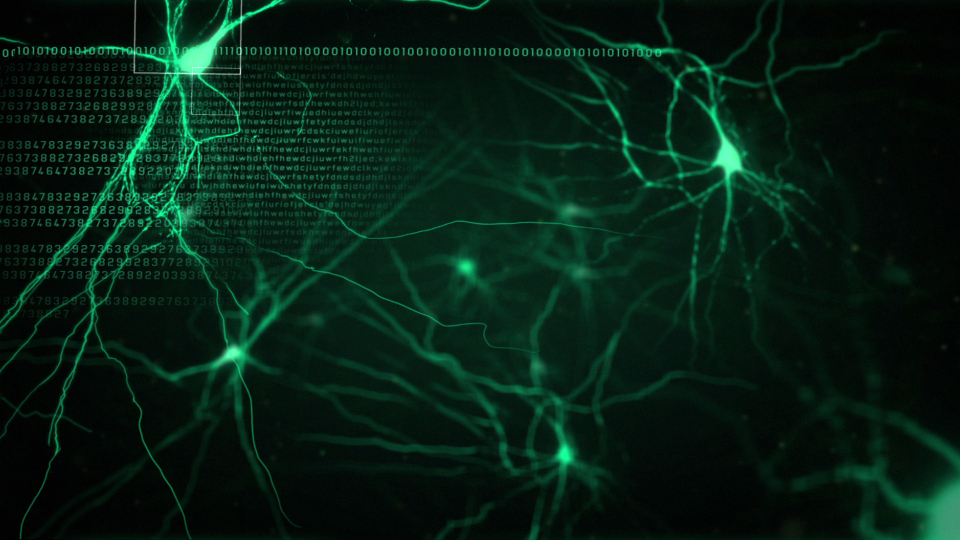
//> input picture work/opencv/hrqr/HK.jpg, 1920 x 1080 px (shown at 1/2 size)
$ ./feature HK.jpg show.png   (built with g++ and OpenCV 4)
//> lines starting //> are read from the running program, lines starting //| are printed output that depends on the picture
#include <iostream>
#include "opencv2/core.hpp"
#include "opencv2/features2d.hpp"
#include "opencv2/imgcodecs.hpp"
#include "opencv2/highgui.hpp"
#include "opencv2/xfeatures2d.hpp"

using namespace std;
using namespace cv;
using namespace cv::xfeatures2d;

void readme();

/*
 * @function main
 * @brief Main function
 */

int main( int argc, char** argv )
{

    if( argc != 3 )
    {
        readme(); return -1;
    }
    Mat img_1 = imread( argv[1], IMREAD_GRAYSCALE );
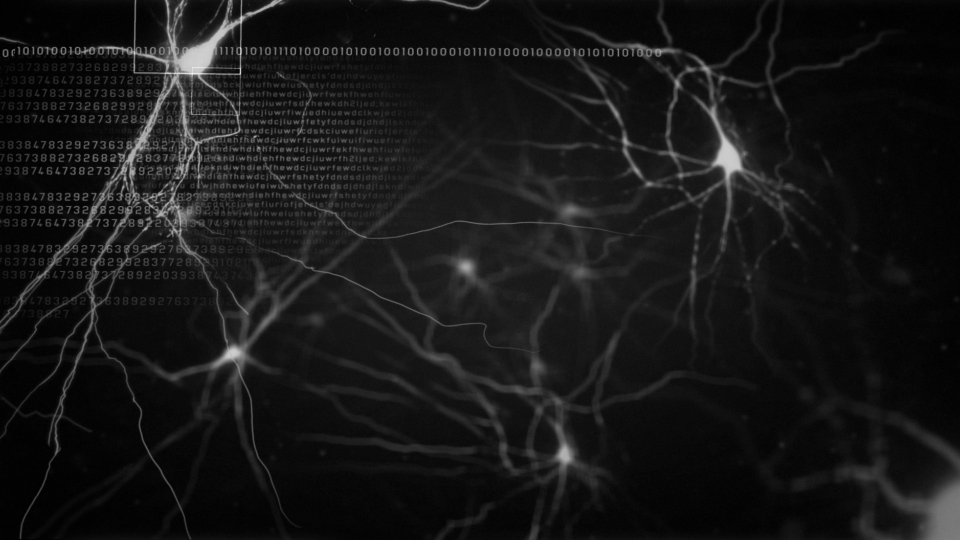
//> img_1: 1080 rows x 1920 cols, CV_8UC1 (shown at 1/2 size); min 0, max 251, mean 22.5
    Mat img_2 = imread( argv[2], IMREAD_GRAYSCALE );
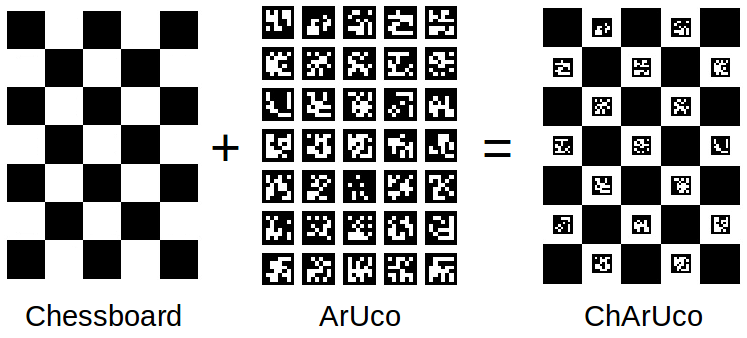
//> input picture work/opencv/hrqr/show.png, 747 x 338 px
//> img_2: 338 rows x 747 cols, CV_8UC1; min 0, max 255, mean 165.6

    if( !img_1.data || !img_2.data )
    {
        std::cout<< " --(!) Error reading images " << std::endl; return -1;
    }

    //-- Step 1: Detect the keypoints using SURF Detector, compute the descriptors

    int minHessian = 400;
//> (the run ends here: the program stops with an error, at `Ptr<SURF> detector = SURF::create();`)
